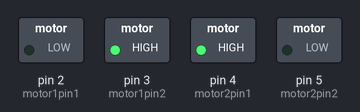
Bench run of a sketch on a simulated Arduino Uno, built with avr-gcc and run on an emulated ATmega328P. Shown: switched loads named in the sketch (green lamp = pin HIGH).

Above: at 0.1 s.
Timing chart, 0 to 1.6 s (numbered marks = the images above):
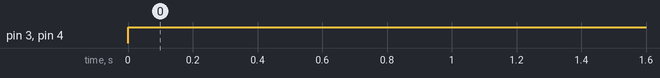

The sketch:

ln298n.ino
```cpp
int motor1pin1 = 2;
int motor1pin2 = 3;

int motor2pin1 = 4;
int motor2pin2 = 5;

void setup() {
  pinMode(motor1pin1, OUTPUT);
  pinMode(motor1pin2, OUTPUT);
  pinMode(motor2pin1, OUTPUT);
  pinMode(motor2pin2, OUTPUT);
}

void loop() {

//forward

  // digitalWrite(motor1pin1, HIGH);
  // digitalWrite(motor1pin2, LOW);

  // digitalWrite(motor2pin1, LOW);
  // digitalWrite(motor2pin2, HIGH);

  //Bckward

  digitalWrite(motor1pin1, LOW);
  digitalWrite(motor1pin2, HIGH);

  digitalWrite(motor2pin1, HIGH);
  digitalWrite(motor2pin2, LOW);

}
```

Measured:
- by itself, pin 3 (motor1pin2), pin 4 (motor2pin1): LOW → HIGH at 0.00 s
